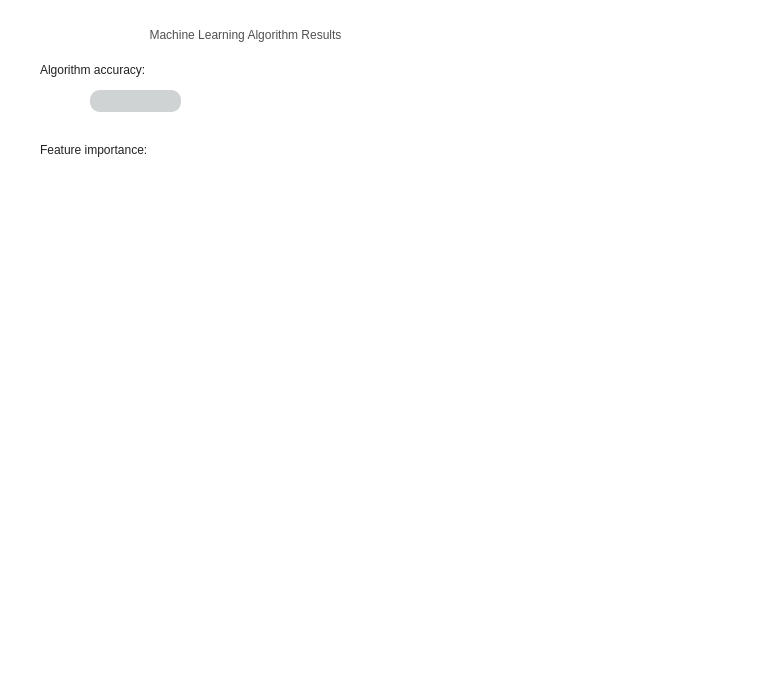
<?xml version="1.0" encoding="UTF-8"?>
<ui version="4.0">
 <class>Dialog</class>
 <widget class="QDialog" name="Dialog">
  <property name="geometry">
   <rect>
    <x>0</x>
    <y>0</y>
    <width>767</width>
    <height>686</height>
   </rect>
  </property>
  <property name="windowTitle">
   <string>ATP matches prediction - ML algorithms</string>
  </property>
  <property name="styleSheet">
   <string notr="true">background-color: rgb(255, 255, 255);</string>
  </property>
  <widget class="QLabel" name="labelImageResults">
   <property name="geometry">
    <rect>
     <x>50</x>
     <y>180</y>
     <width>451</width>
     <height>441</height>
    </rect>
   </property>
   <property name="styleSheet">
    <string notr="true">background-image: url(:/tennis/featureImportance.png);</string>
   </property>
   <property name="text">
    <string/>
   </property>
   <property name="scaledContents">
    <bool>true</bool>
   </property>
  </widget>
  <widget class="QLabel" name="labelFeatureImportance">
   <property name="geometry">
    <rect>
     <x>40</x>
     <y>140</y>
     <width>411</width>
     <height>20</height>
    </rect>
   </property>
   <property name="styleSheet">
    <string notr="true">font: 10pt &quot;MS Shell Dlg 2&quot;;
color: rgb(33, 33, 33);</string>
   </property>
   <property name="text">
    <string>Feature importance:</string>
   </property>
  </widget>
  <widget class="QLabel" name="labelResults">
   <property name="geometry">
    <rect>
     <x>20</x>
     <y>20</y>
     <width>451</width>
     <height>31</height>
    </rect>
   </property>
   <property name="focusPolicy">
    <enum>Qt::WheelFocus</enum>
   </property>
   <property name="styleSheet">
    <string notr="true">font: 20pt '.SF NS Text';
color: rgb(80, 80, 80);</string>
   </property>
   <property name="text">
    <string>Machine Learning Algorithm Results</string>
   </property>
   <property name="alignment">
    <set>Qt::AlignCenter</set>
   </property>
  </widget>
  <widget class="QLabel" name="labelCreateDataSet">
   <property name="geometry">
    <rect>
     <x>40</x>
     <y>60</y>
     <width>411</width>
     <height>20</height>
    </rect>
   </property>
   <property name="styleSheet">
    <string notr="true">font: 10pt &quot;MS Shell Dlg 2&quot;;
color: rgb(33, 33, 33);</string>
   </property>
   <property name="text">
    <string>Algorithm accuracy:</string>
   </property>
  </widget>
  <widget class="QLineEdit" name="lineEditAccuracy">
   <property name="geometry">
    <rect>
     <x>90</x>
     <y>90</y>
     <width>91</width>
     <height>22</height>
    </rect>
   </property>
   <property name="autoFillBackground">
    <bool>false</bool>
   </property>
   <property name="styleSheet">
    <string notr="true">background-color: rgb(207, 211, 211);
color: rgb(0, 0, 0);
border-style:outset;
border-radius:10px;
font: 75 10pt &quot;MS Shell Dlg 2&quot;;</string>
   </property>
   <property name="text">
    <string/>
   </property>
   <property name="alignment">
    <set>Qt::AlignCenter</set>
   </property>
   <property name="readOnly">
    <bool>true</bool>
   </property>
  </widget>
  <widget class="QLabel" name="labelImageAtp">
   <property name="geometry">
    <rect>
     <x>590</x>
     <y>540</y>
     <width>171</width>
     <height>131</height>
    </rect>
   </property>
   <property name="styleSheet">
    <string notr="true">background-image: url(:/tennis/1_WSaVCrl8q_68istViASidQ.jpeg);</string>
   </property>
   <property name="text">
    <string/>
   </property>
   <property name="pixmap">
    <pixmap resource="tennis_image.qrc">:/tennis/1_WSaVCrl8q_68istViASidQ.jpeg</pixmap>
   </property>
   <property name="scaledContents">
    <bool>true</bool>
   </property>
  </widget>
  <widget class="QLabel" name="labelImageData">
   <property name="geometry">
    <rect>
     <x>470</x>
     <y>0</y>
     <width>81</width>
     <height>71</height>
    </rect>
   </property>
   <property name="styleSheet">
    <string notr="true">background-image: url(:/tennis/machine-learning-results.jpg);</string>
   </property>
   <property name="text">
    <string/>
   </property>
   <property name="pixmap">
    <pixmap resource="tennis_image.qrc">:/tennis/machine-learning-results.jpg</pixmap>
   </property>
   <property name="scaledContents">
    <bool>true</bool>
   </property>
   <property name="wordWrap">
    <bool>false</bool>
   </property>
   <property name="margin">
    <number>-3</number>
   </property>
   <property name="indent">
    <number>8</number>
   </property>
  </widget>
 </widget>
 <resources>
  <include location="tennis_image.qrc"/>
 </resources>
 <connections/>
</ui>
